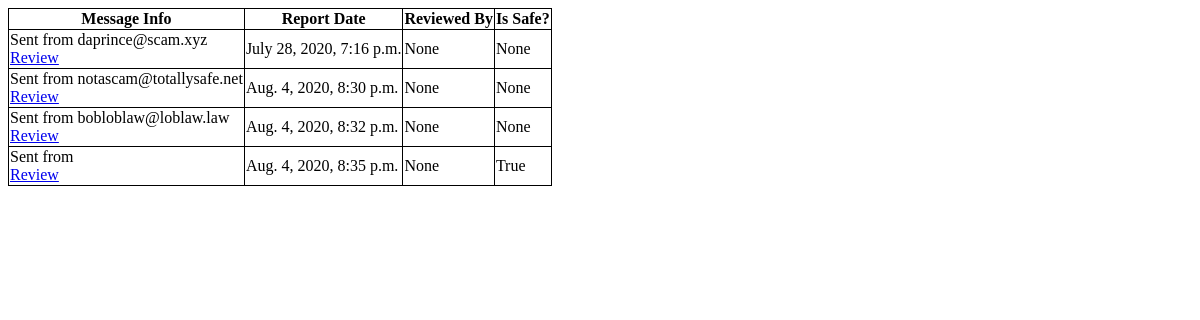
Before: /identifier/ (signed in) with the older database file.
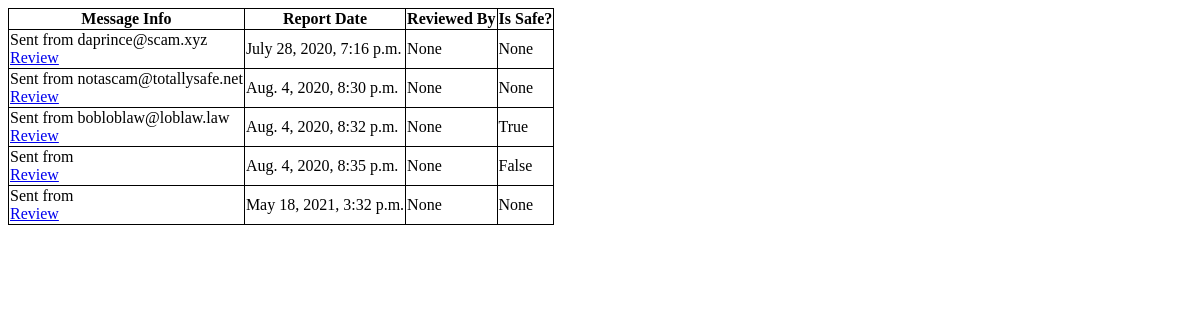
After: the same page with the newer database file.
### identifier/models.py (models this page shows)
class ReportedMessage(models.Model):
	sender = models.EmailField()
	message_body = models.TextField()
	report_date = models.DateTimeField(auto_now_add=True)
	review_date = models.DateTimeField(null=True)
	reviewed_by = models.ForeignKey(User, models.PROTECT, null=True)
	is_safe = models.BooleanField(null=True)

### identifier/views.py (the view)
# urls.py: path('', views.ReportedMessageView.as_view(), name='reports'),
class ReportedMessageView(LoginRequiredMixin, generic.ListView):
	model = ReportedMessage
	paginate_by = 15

### identifier/templates/identifier/reportedmessage_list.html (shortened to what this page needs)
<!DOCTYPE html>
<html lang="en">
	<head>
		{% load static %}
		<link rel="stylesheet" type="text/css" href="{% static 'identifier/style.css' %}">
	</head>
	<body>
		<table>
			<tr>
				<th>Message Info</th>
				<th>Report Date</th>
				<th>Reviewed By</th>
				<th>Is Safe?</th>
			</tr>
			{% for report in page_obj %}
				<tr>
					<td>Sent from {{ report.sender }}<br>
						<a href="/identifier/{{ report.id }}/">Review</a>
					</td>
					<td>{{ report.report_date }}</td>
					<td>{{ report.reviewed_by }}</td>
					<td>{{ report.is_safe }}</td>
				</tr>
			{% endfor %}
		</table>
	</body>
</html>

### identifier/static/identifier/style.css (style rules this page uses)
table, th, td { border: 1px solid black; border-collapse: collapse; }

Changed rows visible on the page:
changed ReportedMessage "bobloblaw@loblaw.law": is_safe "None" → "True"
changed ReportedMessage: is_safe "True" → "False"
added ReportedMessage: report_date "May 18, 2021, 3:32 p.m.", reviewed_by "None", is_safe "None"
